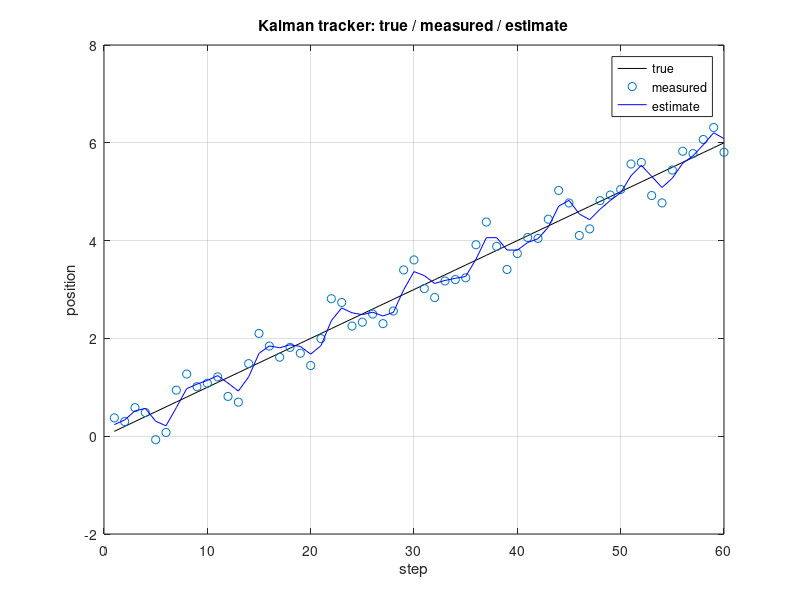

MATLAB code for this plot:
% kalman — steady-state Kalman filter for a constant-velocity tracker.
%
% Tier 3.2 (control_toolbox_roadmap.md §4.2) — NOT YET SHIPPED.
% Depends on Tier 1.5 (care — for the continuous estimator) /
% Tier 1.5 (dare — for the discrete one).
%
% Tracking model — position and velocity, position-only measurement.
%   x = [p; v]
%   xdot = [0 1; 0 0] x + [0; 1] w     (w is acceleration noise)
%   y    = [1 0] x + v                 (v is measurement noise)
%   E[w*w'] = Q,  E[v*v'] = R.
%
% The Kalman filter steady-state solves the dual Riccati to LQR:
%   A*P + P*A' - P*C'*R^{-1}*C*P + B*Q*B' = 0  (continuous CARE on P)
%   L = P * C' / R                              (Kalman gain)

A = [0 1; 0 0];
B = [0; 1];          % process-noise input
C = [1 0];           % measurement is position only
D = 0;
sys = ss(A, B, C, D);

% Process and measurement noise covariances.
Qn = 0.01;           % acceleration variance (m^2/s^4)
Rn = 0.1;            % measurement noise variance (m^2)

% --- 1. Construct the steady-state Kalman estimator.
%   kalman returns:
%     kest — estimator state-space model:
%              xhat_dot = (A - L*C) xhat + [B L] [u; y]
%              [yhat; xhat] = ...
%     L    — Kalman gain.
%     P    — steady-state state-error covariance.
[kest, L, P] = kalman(sys, Qn, Rn);
disp('Kalman gain L:');
disp(L);
disp('steady-state covariance P:');
disp(P);

% --- 2. Innovation gain — for a constant-velocity tracker the
% closed-form steady-state Kalman gain has L = [sqrt(2*r); r] where
% r = sqrt(Qn / Rn). Verify.
r_pred = sqrt(Qn / Rn);
disp('predicted L(1) ≈ sqrt(2*r):');
disp(sqrt(2 * r_pred));     % theoretical
disp('predicted L(2) ≈ r:');
disp(r_pred);

% --- 3. Discrete-time variant — for a digital tracker at Ts = 0.1 s.
Ts = 0.1;
sys_d = c2d(sys, Ts, 'zoh');
[Ad, Bd, Cd, Dd] = ssdata(sys_d);
[kest_d, Ld, Pd] = kalman(sys_d, Qn, Rn);
disp('discrete Kalman gain Ld:');
disp(Ld);
% Eigenvalues of (Ad - Ld*Cd) should lie inside the unit circle.
e = eig(Ad - Ld * Cd);
disp('discrete-estimator pole magnitudes (must be < 1):');
disp(abs(e));

% ----- simulate + plot a constant-velocity tracking run --------------
% Steady-state fixed-gain CV tracker (the alpha-beta form of the filter).
% Deterministic measurement perturbation (no RNG) so AOT and JIT match.
Nt = 60; truep = zeros(Nt,1); measp = zeros(Nt,1); estp = zeros(Nt,1);
xt = [0; 1]; ph = 0; vh = 1; alpha = 0.5; beta = 0.1;
for kk = 1:Nt
    xt = Ad * xt;                                   % true CV motion
    mvec = Cd * xt;
    meas = mvec(1,1) + 0.4*sin(0.9*kk) + 0.3*cos(1.7*kk);  % noisy position
    ph = ph + Ts * vh;                              % predict position
    resid = meas - ph;                              % innovation
    ph = ph + alpha * resid;                        % position correction
    vh = vh + (beta / Ts) * resid;                  % velocity correction
    truep(kk) = xt(1,1); measp(kk) = meas; estp(kk) = ph;
end
kidx = (1:Nt)';
figure; plot(kidx, truep, 'k-'); hold on; scatter(kidx, measp); plot(kidx, estp, 'b-'); grid on;
xlabel('step'); ylabel('position'); title('Kalman tracker: true / measured / estimate');
legend('true', 'measured', 'estimate');
saveas(gcf, '/tmp/ctrl_kalman_track.png');
